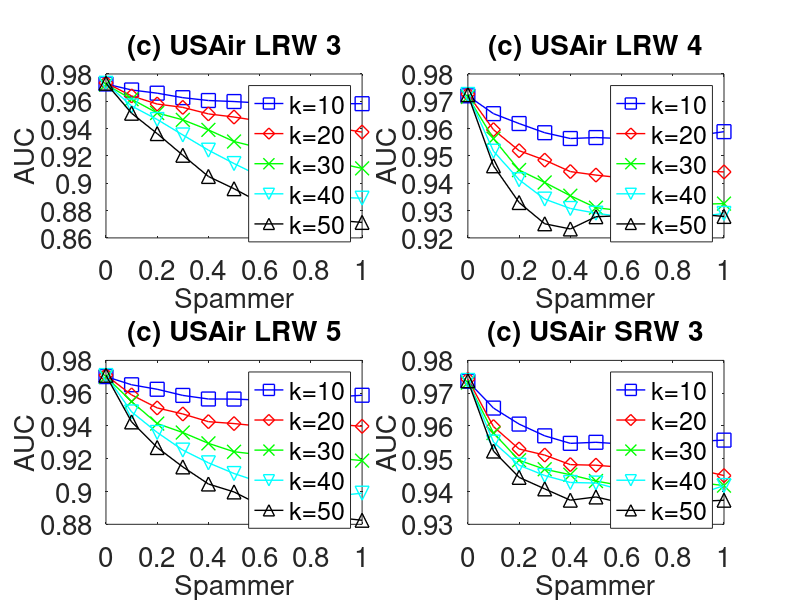

Recreate this plot in MATLAB.

subplot(2,2,1);
x=0:0.1:1;
y=[0.9726843	0.968296	0.9659464	0.9626588	0.9605739	0.9598293	0.9587588	0.9567083	0.9592603	0.9582751	0.9582528
];
plot(x,y,'-bs','LineWidth',1,'MarkerSize',10);
hold on;

y=[0.9734707	0.9639538	0.9579887	0.9555515	0.9507776	0.9484861	0.9455899	0.943139	0.9422191	0.9406017	0.9374376
];
plot(x,y,'-rd','LineWidth',1,'MarkerSize',10);
hold on;

y=[0.9723075	0.9615625	0.9514674	0.9464341	0.9390624	0.9305712	0.9259368	0.923268	0.9143649	0.9149907	0.910878
];
plot(x,y,'-gx','LineWidth',1,'MarkerSize',10);
hold on;

y=[0.9731865	0.9565896	0.9466827	0.9353664	0.9242344	0.9144371	0.9052538	0.897172	0.8920858	0.8896596	0.889086
];
plot(x,y,'-cv','LineWidth',1,'MarkerSize',10);
hold on;

y=[0.9732596	0.9512633	0.936354	0.9204898	0.9049808	0.8960112	0.8860126	0.8808428	0.8786148	0.8729242	0.8713444
];
plot(x,y,'-k^','LineWidth',1,'MarkerSize',10);


set(gca,'FontSize',20);
xlabel('Spammer','fontsize',20);
ylabel('AUC','fontsize',20);
title('(c) USAir LRW 3','fontsize',20);

legend('k=10','k=20','k=30','k=40','k=50');
hold on;



subplot(2,2,2);
x=0:0.1:1;
y=[0.9720052	0.9654755	0.9618578	0.9585008	0.9563803	0.956727	0.9563764	0.9549782	0.9576226	0.9575398	0.9588864
];
plot(x,y,'-bs','LineWidth',1,'MarkerSize',10);
hold on;

y=[0.9725883	0.9596022	0.9519287	0.9484682	0.9442748	0.9429918	0.9419922	0.9421634	0.9437662	0.9444568	0.944157
];
plot(x,y,'-rd','LineWidth',1,'MarkerSize',10);
hold on;

y=[0.9716175	0.9563083	0.9448254	0.9402878	0.9354332	0.9310676	0.929942	0.931364	0.9287724	0.9322846	0.9325644
];
plot(x,y,'-gx','LineWidth',1,'MarkerSize',10);
hold on;

y=[0.9725069	0.9517472	0.9412934	0.9342082	0.9307682	0.9290458	0.9277582	0.926378	0.9268444	0.927767	0.9289594
];
plot(x,y,'-cv','LineWidth',1,'MarkerSize',10);
hold on;

y=[0.9724491	0.9463902	0.9329462	0.9251672	0.9232734	0.9277484	0.9281376	0.9299134	0.9310636	0.9286422	0.9278586
];
plot(x,y,'-k^','LineWidth',1,'MarkerSize',10);


set(gca,'FontSize',20);
xlabel('Spammer','fontsize',20);
ylabel('AUC','fontsize',20);
title('(c) USAir LRW 4','fontsize',20);

legend('k=10','k=20','k=30','k=40','k=50');
hold on;


subplot(2,2,3);
x=0:0.1:1;
y=[0.9701045	0.9651317	0.962386	0.9586366	0.9564478	0.956402	0.955791	0.9548676	0.9577136	0.9577768	0.958733
];
plot(x,y,'-bs','LineWidth',1,'MarkerSize',10);
hold on;

y=[0.9709261	0.9589429	0.9510169	0.9473142	0.9426178	0.9414584	0.9398908	0.9399838	0.9410894	0.9410292	0.9397568
];
plot(x,y,'-rd','LineWidth',1,'MarkerSize',10);
hold on;

y=[0.970034     0.9548714	0.941466	0.9359956	0.9294002	0.924286	0.9224512	0.9233312	0.9170854	0.9203914	0.9188566
];
plot(x,y,'-gx','LineWidth',1,'MarkerSize',10);
hold on;

y=[0.970761	0.9485848	0.9360406	0.9252918	0.9175274	0.9109874	0.9057932	0.9003084	0.8977034	0.897362	0.8989942
];
plot(x,y,'-cv','LineWidth',1,'MarkerSize',10);
hold on;

y=[0.9709164	0.9424698	0.9268374	0.9150164	0.9045916	0.899745	0.8918312	0.889542	0.8887108	0.8841416	0.8824666
];
plot(x,y,'-k^','LineWidth',1,'MarkerSize',10);


set(gca,'FontSize',20);
xlabel('Spammer','fontsize',20);
ylabel('AUC','fontsize',20);
title('(c) USAir LRW 5','fontsize',20);

legend('k=10','k=20','k=30','k=40','k=50');
hold on;


subplot(2,2,4);
x=0:0.1:1;
y=[0.9736449	0.9654529	0.9605704	0.9569914	0.954697	0.9550188	0.9544985	0.9527053	0.9554028	0.9553258	0.9556805
];
plot(x,y,'-bs','LineWidth',1,'MarkerSize',10);
hold on;

y=[0.9742428	0.9597891	0.9529705	0.9511163	0.9482043	0.9480192	0.947393	0.9466748	0.9470366	0.9466807	0.9448666
];
plot(x,y,'-rd','LineWidth',1,'MarkerSize',10);
hold on;

y=[0.9732219	0.9578414	0.9495268	0.946799	0.9451225	0.9431974	0.9418016	0.9429227	0.9396358	0.9427377	0.9418088
];
plot(x,y,'-gx','LineWidth',1,'MarkerSize',10);
hold on;

y=[0.9738919	0.9550759	0.9480258	0.9448748	0.9427582	0.9425868	0.9404974	0.9384286	0.93933	0.9391428	0.941817
];
plot(x,y,'-cv','LineWidth',1,'MarkerSize',10);
hold on;

y=[0.9738068	0.9523479	0.9443208	0.9408096	0.9373577	0.938342	0.9365429	0.9365772	0.938756	0.9369858	0.937345
];
plot(x,y,'-k^','LineWidth',1,'MarkerSize',10);


set(gca,'FontSize',20);
xlabel('Spammer','fontsize',20);
ylabel('AUC','fontsize',20);
title('(c) USAir SRW 3','fontsize',20);

legend('k=10','k=20','k=30','k=40','k=50');
hold on;